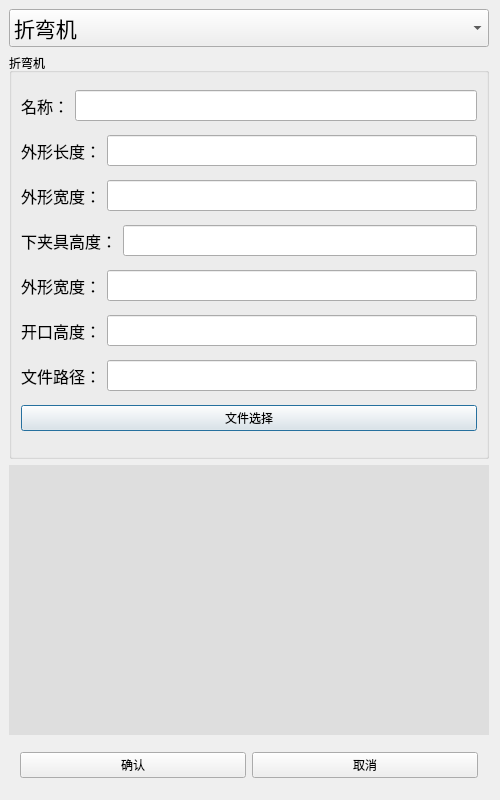
<?xml version="1.0" encoding="UTF-8"?>
<ui version="4.0">
 <class>DBInsertDlg</class>
 <widget class="QDialog" name="DBInsertDlg">
  <property name="geometry">
   <rect>
    <x>0</x>
    <y>0</y>
    <width>500</width>
    <height>800</height>
   </rect>
  </property>
  <property name="windowTitle">
   <string>新增数据库数据</string>
  </property>
  <layout class="QVBoxLayout" name="verticalLayout_2" stretch="0,3,2,0">
   <property name="leftMargin">
    <number>9</number>
   </property>
   <property name="topMargin">
    <number>9</number>
   </property>
   <item>
    <widget class="QComboBox" name="comboBox">
     <property name="font">
      <font>
       <family>楷体</family>
       <pointsize>16</pointsize>
       <weight>50</weight>
       <italic>false</italic>
       <bold>false</bold>
      </font>
     </property>
     <item>
      <property name="text">
       <string>折弯机</string>
      </property>
     </item>
     <item>
      <property name="text">
       <string>机器人</string>
      </property>
     </item>
     <item>
      <property name="text">
       <string>对中台</string>
      </property>
     </item>
     <item>
      <property name="text">
       <string>翻面架</string>
      </property>
     </item>
     <item>
      <property name="text">
       <string>上料台</string>
      </property>
     </item>
     <item>
      <property name="text">
       <string>下料台</string>
      </property>
     </item>
    </widget>
   </item>
   <item>
    <widget class="QGroupBox" name="groupBox">
     <property name="title">
      <string>折弯机</string>
     </property>
     <layout class="QVBoxLayout" name="verticalLayout">
      <property name="leftMargin">
       <number>9</number>
      </property>
      <property name="topMargin">
       <number>9</number>
      </property>
      <property name="rightMargin">
       <number>9</number>
      </property>
      <property name="bottomMargin">
       <number>9</number>
      </property>
      <item>
       <widget class="QStackedWidget" name="stackedWidget">
        <property name="currentIndex">
         <number>0</number>
        </property>
        <widget class="QWidget" name="Machine">
         <layout class="QVBoxLayout" name="verticalLayout_3">
          <property name="leftMargin">
           <number>0</number>
          </property>
          <property name="topMargin">
           <number>0</number>
          </property>
          <property name="rightMargin">
           <number>0</number>
          </property>
          <property name="bottomMargin">
           <number>0</number>
          </property>
          <item>
           <layout class="QHBoxLayout" name="horizontalLayout_11">
            <item>
             <widget class="QLabel" name="label_2">
              <property name="font">
               <font>
                <family>楷体</family>
                <pointsize>12</pointsize>
               </font>
              </property>
              <property name="text">
               <string>名称：</string>
              </property>
             </widget>
            </item>
            <item>
             <widget class="QLineEdit" name="editMachineName">
              <property name="font">
               <font>
                <family>楷体</family>
                <pointsize>12</pointsize>
               </font>
              </property>
              <property name="alignment">
               <set>Qt::AlignCenter</set>
              </property>
              <property name="readOnly">
               <bool>true</bool>
              </property>
             </widget>
            </item>
           </layout>
          </item>
          <item>
           <layout class="QHBoxLayout" name="horizontalLayout_12">
            <item>
             <widget class="QLabel" name="label_3">
              <property name="font">
               <font>
                <family>楷体</family>
                <pointsize>12</pointsize>
               </font>
              </property>
              <property name="text">
               <string>外形长度：</string>
              </property>
             </widget>
            </item>
            <item>
             <widget class="QLineEdit" name="lineMachineLength_2">
              <property name="font">
               <font>
                <family>楷体</family>
                <pointsize>12</pointsize>
               </font>
              </property>
              <property name="alignment">
               <set>Qt::AlignCenter</set>
              </property>
              <property name="readOnly">
               <bool>false</bool>
              </property>
             </widget>
            </item>
           </layout>
          </item>
          <item>
           <layout class="QHBoxLayout" name="horizontalLayout_13">
            <item>
             <widget class="QLabel" name="label_4">
              <property name="font">
               <font>
                <family>楷体</family>
                <pointsize>12</pointsize>
               </font>
              </property>
              <property name="text">
               <string>外形宽度：</string>
              </property>
             </widget>
            </item>
            <item>
             <widget class="QLineEdit" name="lineMachineLength_3">
              <property name="font">
               <font>
                <family>楷体</family>
                <pointsize>12</pointsize>
               </font>
              </property>
              <property name="alignment">
               <set>Qt::AlignCenter</set>
              </property>
              <property name="readOnly">
               <bool>false</bool>
              </property>
             </widget>
            </item>
           </layout>
          </item>
          <item>
           <layout class="QHBoxLayout" name="horizontalLayout_14">
            <item>
             <widget class="QLabel" name="label_5">
              <property name="font">
               <font>
                <family>楷体</family>
                <pointsize>12</pointsize>
               </font>
              </property>
              <property name="text">
               <string>下夹具高度：</string>
              </property>
             </widget>
            </item>
            <item>
             <widget class="QLineEdit" name="lineMachineLength_4">
              <property name="font">
               <font>
                <family>楷体</family>
                <pointsize>12</pointsize>
               </font>
              </property>
              <property name="alignment">
               <set>Qt::AlignCenter</set>
              </property>
              <property name="readOnly">
               <bool>false</bool>
              </property>
             </widget>
            </item>
           </layout>
          </item>
          <item>
           <layout class="QHBoxLayout" name="horizontalLayout_15">
            <item>
             <widget class="QLabel" name="label_6">
              <property name="font">
               <font>
                <family>楷体</family>
                <pointsize>12</pointsize>
               </font>
              </property>
              <property name="text">
               <string>外形宽度：</string>
              </property>
             </widget>
            </item>
            <item>
             <widget class="QLineEdit" name="lineMachineLength_5">
              <property name="font">
               <font>
                <family>楷体</family>
                <pointsize>12</pointsize>
               </font>
              </property>
              <property name="alignment">
               <set>Qt::AlignCenter</set>
              </property>
              <property name="readOnly">
               <bool>false</bool>
              </property>
             </widget>
            </item>
           </layout>
          </item>
          <item>
           <layout class="QHBoxLayout" name="horizontalLayout_16">
            <item>
             <widget class="QLabel" name="label_7">
              <property name="font">
               <font>
                <family>楷体</family>
                <pointsize>12</pointsize>
               </font>
              </property>
              <property name="text">
               <string>开口高度：</string>
              </property>
             </widget>
            </item>
            <item>
             <widget class="QLineEdit" name="lineMachineLength_6">
              <property name="font">
               <font>
                <family>楷体</family>
                <pointsize>12</pointsize>
               </font>
              </property>
              <property name="alignment">
               <set>Qt::AlignCenter</set>
              </property>
              <property name="readOnly">
               <bool>false</bool>
              </property>
             </widget>
            </item>
           </layout>
          </item>
          <item>
           <layout class="QHBoxLayout" name="horizontalLayout_17">
            <item>
             <widget class="QLabel" name="label_8">
              <property name="font">
               <font>
                <family>楷体</family>
                <pointsize>12</pointsize>
               </font>
              </property>
              <property name="text">
               <string>文件路径：</string>
              </property>
             </widget>
            </item>
            <item>
             <widget class="QLineEdit" name="editMachinePath">
              <property name="font">
               <font>
                <family>楷体</family>
                <pointsize>12</pointsize>
               </font>
              </property>
              <property name="alignment">
               <set>Qt::AlignCenter</set>
              </property>
              <property name="readOnly">
               <bool>true</bool>
              </property>
             </widget>
            </item>
           </layout>
          </item>
          <item>
           <widget class="QPushButton" name="btnMachine">
            <property name="text">
             <string>文件选择</string>
            </property>
           </widget>
          </item>
         </layout>
        </widget>
        <widget class="QWidget" name="Robot"/>
       </widget>
      </item>
     </layout>
    </widget>
   </item>
   <item>
    <widget class="QWidget" name="widget" native="true">
     <property name="whatsThis">
      <string>显示框</string>
     </property>
     <property name="styleSheet">
      <string notr="true">background-color: rgb(222, 222, 222);</string>
     </property>
    </widget>
   </item>
   <item>
    <widget class="QWidget" name="widget_2" native="true">
     <layout class="QHBoxLayout" name="horizontalLayout">
      <item>
       <widget class="QPushButton" name="btnAccept">
        <property name="text">
         <string>确认</string>
        </property>
       </widget>
      </item>
      <item>
       <widget class="QPushButton" name="btnCancel">
        <property name="text">
         <string>取消</string>
        </property>
       </widget>
      </item>
     </layout>
    </widget>
   </item>
  </layout>
 </widget>
 <layoutdefault spacing="6" margin="11"/>
 <resources/>
 <connections>
  <connection>
   <sender>btnCancel</sender>
   <signal>clicked()</signal>
   <receiver>DBInsertDlg</receiver>
   <slot>reject()</slot>
   <hints>
    <hint type="sourcelabel">
     <x>292</x>
     <y>567</y>
    </hint>
    <hint type="destinationlabel">
     <x>199</x>
     <y>299</y>
    </hint>
   </hints>
  </connection>
 </connections>
</ui>
